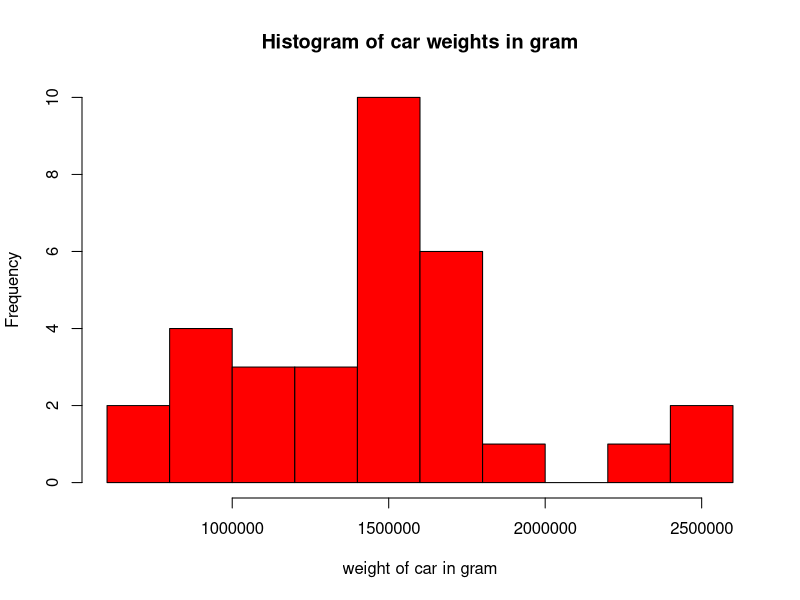

This chart was generated by the following R code:
## ---- chunk 1
library(datasets)
hist(mtcars$wt*1000*453.59237,xlab="weight of car in gram",main="Histogram of car weights in gram",breaks=8,col="red")


